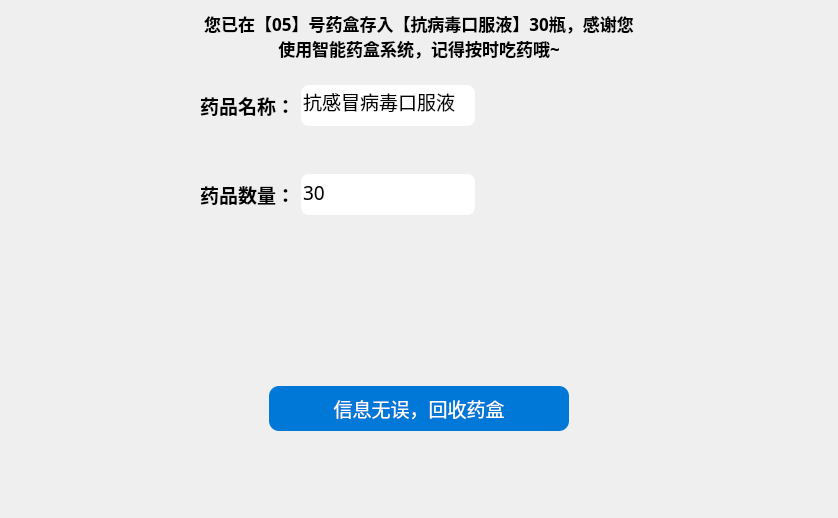
<?xml version="1.0" encoding="UTF-8"?>
<ui version="4.0">
 <class>store_page4</class>
 <widget class="QWidget" name="store_page4">
  <property name="geometry">
   <rect>
    <x>0</x>
    <y>0</y>
    <width>838</width>
    <height>518</height>
   </rect>
  </property>
  <property name="windowTitle">
   <string>Form</string>
  </property>
  <layout class="QVBoxLayout" name="verticalLayout" stretch="1,2,2,6">
   <property name="spacing">
    <number>0</number>
   </property>
   <property name="leftMargin">
    <number>200</number>
   </property>
   <property name="rightMargin">
    <number>200</number>
   </property>
   <item>
    <widget class="QLabel" name="label">
     <property name="sizePolicy">
      <sizepolicy hsizetype="Ignored" vsizetype="Preferred">
       <horstretch>0</horstretch>
       <verstretch>0</verstretch>
      </sizepolicy>
     </property>
     <property name="font">
      <font>
       <family>微软雅黑</family>
       <pointsize>13</pointsize>
       <bold>true</bold>
      </font>
     </property>
     <property name="text">
      <string>您已在【05】号药盒存入【抗病毒口服液】30瓶，感谢您使用智能药盒系统，记得按时吃药哦~</string>
     </property>
     <property name="textFormat">
      <enum>Qt::RichText</enum>
     </property>
     <property name="scaledContents">
      <bool>false</bool>
     </property>
     <property name="alignment">
      <set>Qt::AlignHCenter|Qt::AlignTop</set>
     </property>
     <property name="wordWrap">
      <bool>true</bool>
     </property>
    </widget>
   </item>
   <item>
    <widget class="QWidget" name="widget" native="true">
     <layout class="QHBoxLayout" name="horizontalLayout">
      <property name="leftMargin">
       <number>0</number>
      </property>
      <property name="topMargin">
       <number>0</number>
      </property>
      <property name="rightMargin">
       <number>0</number>
      </property>
      <property name="bottomMargin">
       <number>0</number>
      </property>
      <item>
       <widget class="QLabel" name="label_2">
        <property name="font">
         <font>
          <family>微软雅黑</family>
          <pointsize>14</pointsize>
          <bold>true</bold>
         </font>
        </property>
        <property name="text">
         <string>药品名称：</string>
        </property>
        <property name="alignment">
         <set>Qt::AlignLeading|Qt::AlignLeft|Qt::AlignVCenter</set>
        </property>
       </widget>
      </item>
      <item>
       <widget class="QLineEdit" name="lineEdit">
        <property name="font">
         <font>
          <family>微软雅黑</family>
          <pointsize>14</pointsize>
         </font>
        </property>
        <property name="styleSheet">
         <string notr="true">padding: 4px,8px;
border-radius: 8px;

</string>
        </property>
        <property name="text">
         <string>抗感冒病毒口服液</string>
        </property>
       </widget>
      </item>
      <item>
       <spacer name="horizontalSpacer">
        <property name="orientation">
         <enum>Qt::Horizontal</enum>
        </property>
        <property name="sizeHint" stdset="0">
         <size>
          <width>40</width>
          <height>20</height>
         </size>
        </property>
       </spacer>
      </item>
     </layout>
    </widget>
   </item>
   <item>
    <widget class="QWidget" name="widget_2" native="true">
     <layout class="QHBoxLayout" name="horizontalLayout_2">
      <property name="leftMargin">
       <number>0</number>
      </property>
      <property name="topMargin">
       <number>0</number>
      </property>
      <property name="rightMargin">
       <number>0</number>
      </property>
      <property name="bottomMargin">
       <number>0</number>
      </property>
      <item>
       <widget class="QLabel" name="label_3">
        <property name="font">
         <font>
          <family>微软雅黑</family>
          <pointsize>14</pointsize>
          <bold>true</bold>
         </font>
        </property>
        <property name="text">
         <string>药品数量：</string>
        </property>
       </widget>
      </item>
      <item>
       <widget class="QLineEdit" name="lineEdit_2">
        <property name="font">
         <font>
          <family>微软雅黑</family>
          <pointsize>14</pointsize>
         </font>
        </property>
        <property name="styleSheet">
         <string notr="true">padding: 4px,8px;
border-radius: 8px;

</string>
        </property>
        <property name="text">
         <string>30</string>
        </property>
       </widget>
      </item>
      <item>
       <spacer name="horizontalSpacer_2">
        <property name="orientation">
         <enum>Qt::Horizontal</enum>
        </property>
        <property name="sizeHint" stdset="0">
         <size>
          <width>40</width>
          <height>20</height>
         </size>
        </property>
       </spacer>
      </item>
     </layout>
    </widget>
   </item>
   <item>
    <widget class="QWidget" name="widget_3" native="true">
     <property name="layoutDirection">
      <enum>Qt::LeftToRight</enum>
     </property>
     <layout class="QHBoxLayout" name="horizontalLayout_3">
      <property name="topMargin">
       <number>80</number>
      </property>
      <item>
       <widget class="QPushButton" name="confirm_store">
        <property name="sizePolicy">
         <sizepolicy hsizetype="Minimum" vsizetype="Fixed">
          <horstretch>0</horstretch>
          <verstretch>0</verstretch>
         </sizepolicy>
        </property>
        <property name="maximumSize">
         <size>
          <width>300</width>
          <height>16777215</height>
         </size>
        </property>
        <property name="font">
         <font>
          <family>微软雅黑</family>
          <pointsize>14</pointsize>
         </font>
        </property>
        <property name="styleSheet">
         <string notr="true">QPushButton {
    background-color: #0078d7;
    color: white;
    border-radius: 10px;
    border: none;
    padding: 8px 16px;
}

QPushButton:hover {
    background-color: #106ebe;
}

QPushButton:pressed {
    background-color: #005a9e;
}</string>
        </property>
        <property name="text">
         <string>信息无误，回收药盒</string>
        </property>
       </widget>
      </item>
     </layout>
    </widget>
   </item>
  </layout>
 </widget>
 <resources/>
 <connections/>
</ui>
